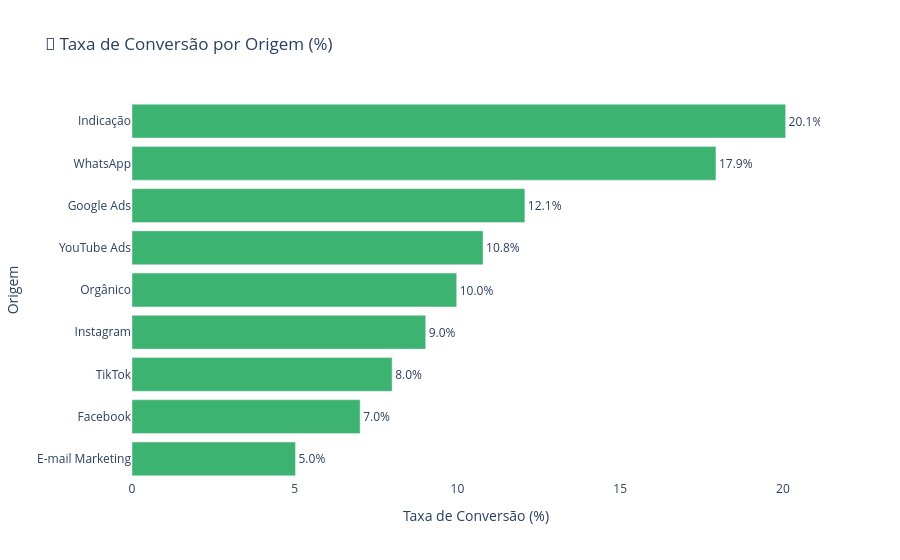

The notebook cell saved with this chart:
### Markdown cell above
## 🔄 Taxa de Conversão por Origem

### Code cell
# Calcula taxa de conversão por origem
conv_df = df.groupby('origem')['status_conversao'].value_counts(normalize=True).unstack().fillna(0)
conv_df = conv_df.reset_index()
conv_df['taxa_conversao'] = conv_df['Convertido'] * 100  # em percentual

# Ordena por taxa de conversão
conv_df = conv_df.sort_values('taxa_conversao', ascending=True)

# Gráfico com Plotly
fig_conv = px.bar(
    conv_df,
    x='taxa_conversao',
    y='origem',
    orientation='h',
    text='taxa_conversao',
    title='🎯 Taxa de Conversão por Origem (%)',
    labels={'taxa_conversao': 'Taxa de Conversão (%)', 'origem': 'Origem'},
)

fig_conv.update_traces(marker_color='mediumseagreen', texttemplate='%{text:.1f}%', textposition='outside')
fig_conv.update_layout(
    xaxis=dict(title='Taxa de Conversão (%)'),
    yaxis=dict(title='Origem'),
    plot_bgcolor='rgba(0,0,0,0)',
    paper_bgcolor='white'
)

fig_conv.show()

### Figure 1 — Plotly figure (JSON) as saved in the notebook; plotly's stock layout.template omitted (floating-point values rounded to 4 significant figures)
{"data": [{"hovertemplate": "Taxa de Conversão (%)=%{text}<br>Origem=%{y}<extra></extra>", "legendgroup": "", "marker": {"color": "mediumseagreen", "pattern": {"shape": ""}}, "name": "", "orientation": "h", "showlegend": false, "text": [5.022, 7.009, 7.992, 9.024, 9.975, 10.79, 12.07, 17.94, 20.08], "textposition": "outside", "texttemplate": "%{text:.1f}%", "type": "bar", "x": [5.022, 7.009, 7.992, 9.024, 9.975, 10.79, 12.07, 17.94, 20.08], "xaxis": "x", "y": ["E-mail Marketing", "Facebook", "TikTok", "Instagram", "Orgânico", "YouTube Ads", "Google Ads", "WhatsApp", "Indicação"], "yaxis": "y"}], "layout": {"barmode": "relative", "legend": {"tracegroupgap": 0}, "paper_bgcolor": "white", "plot_bgcolor": "rgba(0,0,0,0)", "title": {"text": "🎯 Taxa de Conversão por Origem (%)"}, "xaxis": {"anchor": "y", "domain": [0, 1], "title": {"text": "Taxa de Conversão (%)"}}, "yaxis": {"anchor": "x", "domain": [0, 1], "title": {"text": "Origem"}}}}
